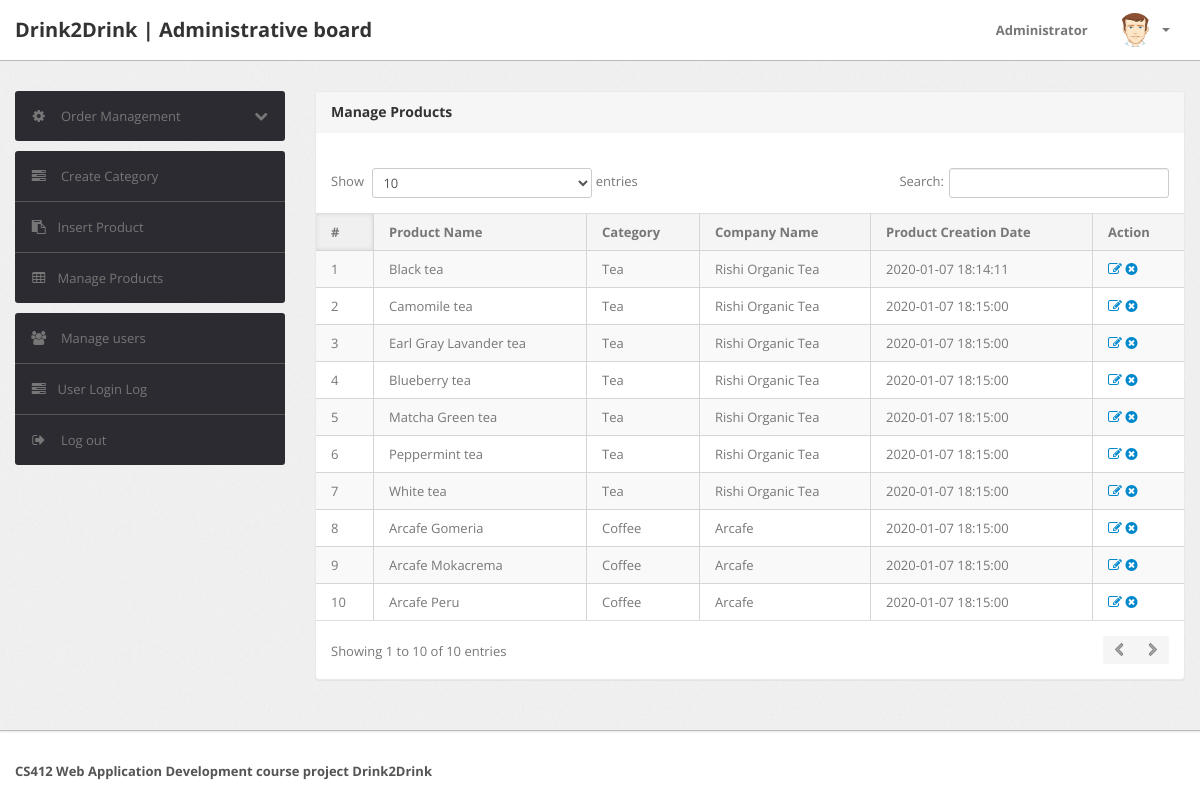
/shopping/admin/manage-products.php (signed in), run on the app's committed database.
### tables this page shows
CREATE TABLE `products` (
  `id` int(11) NOT NULL,
  `category` int(11) NOT NULL,
  `productName` varchar(255) DEFAULT NULL,
  `productCompany` varchar(255) DEFAULT NULL,
  `productPrice` int(11) DEFAULT NULL,
  `productPriceBeforeDiscount` int(11) DEFAULT NULL,
  `productDescription` longtext,
  `productImage1` varchar(255) DEFAULT NULL,
  `productImage2` varchar(255) DEFAULT NULL,
  `shippingCharge` int(11) DEFAULT NULL,
  `productAvailability` varchar(255) DEFAULT NULL,
  `postingDate` timestamp NULL DEFAULT CURRENT_TIMESTAMP,
  `updationDate` varchar(255) DEFAULT NULL
);

CREATE TABLE `category` (
  `id` int(11) NOT NULL,
  `categoryName` varchar(255) DEFAULT NULL,
  `categoryDescription` longtext,
  `creationDate` timestamp NOT NULL DEFAULT CURRENT_TIMESTAMP,
  `updationDate` varchar(255) DEFAULT NULL
);

### shopping/admin/manage-products.php (the view, shortened to what this page needs)
<?php
include('include/config.php');
if(strlen($_SESSION['alogin'])==0)
	{
header('location:index.php');
}
else{
?>
<!DOCTYPE html>
<html lang="en">
<head>
	<link type="text/css" href="bootstrap/css/bootstrap.min.css" rel="stylesheet">
	<link type="text/css" href="bootstrap/css/bootstrap-responsive.min.css" rel="stylesheet">
	<link type="text/css" href="css/theme.css" rel="stylesheet">
	<link type="text/css" href="images/icons/css/font-awesome.css" rel="stylesheet">
</head>
<body>
<?php include('include/header.php');?>
	<div class="wrapper">
		<div class="container">
			<div class="row">
<?php include('include/sidebar.php');?>
			<div class="span9">
					<div class="content">
	<div class="module">
							<div class="module-head">
								<h3>Manage Products</h3>
							</div>
							<div class="module-body table">
									<br />
								<table cellpadding="0" cellspacing="0" border="0" class="datatable-1 table table-bordered table-striped	 display" width="100%">
									<thead>
										<tr>
											<th>#</th>
											<th>Product Name</th>
											<th>Category </th>
											<th>Company Name</th>
											<th>Product Creation Date</th>
											<th>Action</th>
										</tr>
									</thead>
									<tbody>
<?php $query=mysqli_query($con,"select products.*,category.categoryName from products join category on category.id=products.category");
$cnt=1;
while($row=mysqli_fetch_array($query))
{
?>
										<tr>
											<td><?php echo htmlentities($cnt);?></td>
											<td><?php echo htmlentities($row['productName']);?></td>
											<td><?php echo htmlentities($row['categoryName']);?></td>
											<td><?php echo htmlentities($row['productCompany']);?></td>
											<td><?php echo htmlentities($row['postingDate']);?></td>
											<td>
											<a href="edit-products.php?id=<?php echo $row['id']?>" ><i class="icon-edit"></i></a>
											<a href="manage-products.php?id=<?php echo $row['id']?>&del=delete" onClick="return confirm('Are you sure you want to delete?')"><i class="icon-remove-sign"></i></a></td>
										</tr>
										<?php $cnt=$cnt+1; } ?>
								</table>
							</div>
						</div>
					</div>
				</div>
			</div>
		</div>
	</div>
<?php include('include/footer.php');?>
</body>
<?php } ?>

### shopping/admin/include/header.php (shortened to what this page needs)
<div class="navbar navbar-fixed-top">
		<div class="navbar-inner">
			<div class="container">
			  	<a class="brand" href="index.html">
			  		Drink2Drink | Administrative board
			  	</a>
				<div class="nav-collapse collapse navbar-inverse-collapse">
					<ul class="nav pull-right">
						<li><a href="#">
							Administrator
						</a></li>
						<li class="nav-user dropdown">
							<a href="#" class="dropdown-toggle" data-toggle="dropdown">
								<img src="images/user.png" class="nav-avatar" />
								<b class="caret"></b>
							</a>
						</li>
					</ul>
				</div>
			</div>
		</div>
	</div>

### shopping/admin/include/sidebar.php (shortened to what this page needs)
<div class="span3">
					<div class="sidebar">
<ul class="widget widget-menu unstyled">
							<li>
								<a class="collapsed" data-toggle="collapse" href="#togglePages">
									<i class="menu-icon icon-cog"></i>
									<i class="icon-chevron-down pull-right"></i><i class="icon-chevron-up pull-right"></i>
									Order Management
								</a>
							</li>
						</ul>
						<ul class="widget widget-menu unstyled">
                                <li><a href="category.php"><i class="menu-icon icon-tasks"></i> Create Category </a></li>
                                <li><a href="insert-product.php"><i class="menu-icon icon-paste"></i>Insert Product </a></li>
                                <li><a href="manage-products.php"><i class="menu-icon icon-table"></i>Manage Products </a></li>
                            </ul>
						<ul class="widget widget-menu unstyled">
							<li><a href="manage-users.php">
								<i class="menu-icon icon-group"></i>
								Manage users</a>
							</li>
							<li><a href="user-logs.php"><i class="menu-icon icon-tasks"></i>User Login Log </a></li>
							<li>
								<a href="logout.php">
									<i class="menu-icon icon-signout"></i>
									Log out
								</a>
							</li>
						</ul>
					</div>
				</div>

### shopping/admin/include/footer.php
<div class="footer">
	<div class="container">
		<b class="copyright">CS412 Web Application Development course project Drink2Drink</b>
	</div>
</div>

### data on the page
products: productName "Black tea", category.categoryName "Tea", productCompany "Rishi Organic Tea", postingDate "2020-01-07 18:14:11"
products: productName "Camomile tea", category.categoryName "Tea", productCompany "Rishi Organic Tea", postingDate "2020-01-07 18:15:00"
products: productName "Earl Gray Lavander tea", category.categoryName "Tea", productCompany "Rishi Organic Tea", postingDate "2020-01-07 18:15:00"
products: productName "Blueberry tea", category.categoryName "Tea", productCompany "Rishi Organic Tea", postingDate "2020-01-07 18:15:00"
products: productName "Matcha Green tea", category.categoryName "Tea", productCompany "Rishi Organic Tea", postingDate "2020-01-07 18:15:00"
products: productName "Peppermint tea", category.categoryName "Tea", productCompany "Rishi Organic Tea", postingDate "2020-01-07 18:15:00"
products: productName "White tea", category.categoryName "Tea", productCompany "Rishi Organic Tea", postingDate "2020-01-07 18:15:00"
products: productName "Arcafe Gomeria", category.categoryName "Coffee", productCompany "Arcafe", postingDate "2020-01-07 18:15:00"
products: productName "Arcafe Mokacrema", category.categoryName "Coffee", productCompany "Arcafe", postingDate "2020-01-07 18:15:00"
products: productName "Arcafe Peru", category.categoryName "Coffee", productCompany "Arcafe", postingDate "2020-01-07 18:15:00"
